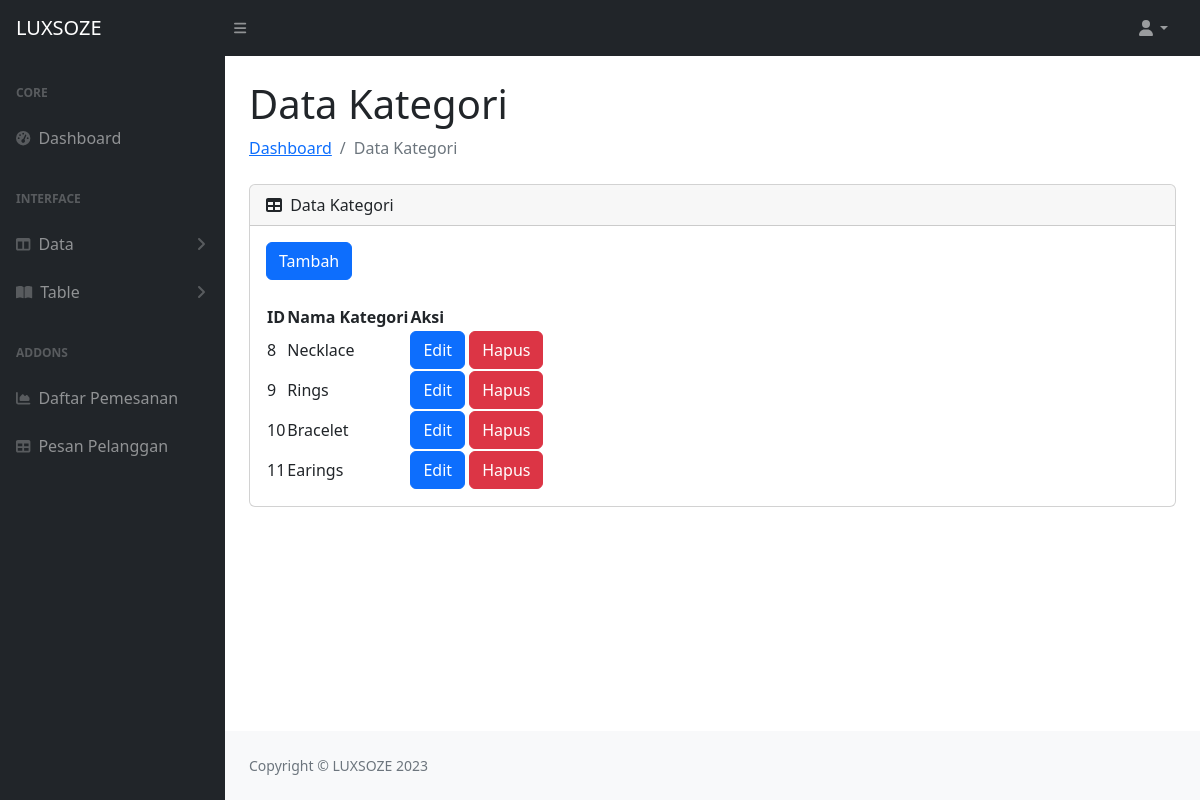
The page /admin/dafta.php on the database its author committed.
### tables this page shows
CREATE TABLE `kategori` (
  `id` int(11) NOT NULL,
  `nama_kategori` varchar(255) DEFAULT NULL
);

### admin/dafta.php (the view, shortened to what this page needs)
<?php
require '../include/config.php';
$query = "SELECT * FROM kategori";
$result = mysqli_query($conn, $query);
?>
<?php include 'include/navbar.php' ?>
<div id="layoutSidenav_content">
    <main>
        <div class="container-fluid px-4">
            <h1 class="mt-4">Data Kategori</h1>
            <ol class="breadcrumb mb-4">
                <li class="breadcrumb-item"><a href="index.html">Dashboard</a></li>
                <li class="breadcrumb-item active">Data Kategori</li>
            </ol>
            <div class="card mb-4">
                <div class="card-header">
                    <i class="fas fa-table me-1"></i>
                    Data Kategori
                </div>
                <div class="card-body">
                    <div class="mb-4">
                        <a href="tambah_kategori.php" class="btn btn-primary">Tambah</a>
                    </div>
                    <?php if (mysqli_num_rows($result) > 0): ?>
                        <table id="datatablesSimple">
                            <thead>
                                <tr>
                                    <th>ID</th>
                                    <th>Nama Kategori</th>
                                    <th>Aksi</th>
                                </tr>
                            </thead>
                            <tbody>
                                <?php while ($row = mysqli_fetch_assoc($result)): ?>
                                    <tr>
                                        <td>
                                            <?php echo $row['id']; ?>
                                        </td>
                                        <td>
                                            <?php echo $row['nama_kategori']; ?>
                                        </td>
                                        <td>
                                            <a href="edit_kategori.php?id=<?php echo $row['id']; ?>"
                                                class="btn btn-primary">Edit</a>
                                            <a href="hapus_kategori.php?id=<?php echo $row['id']; ?>"
                                                class="btn btn-danger">Hapus</a>
                                        </td>
                                    </tr>
                                <?php endwhile; ?>
                            </tbody>
                        </table>
                    <?php else: ?>
                        <p>Tidak ada data kategori.</p>
                    <?php endif; ?>
                </div>
            </div>
        </div>
    </main>
    <?php include 'include/footer.php' ?>

### rows shown on the page
kategori: id "8", nama_kategori "Necklace"
kategori: id "9", nama_kategori "Rings"
kategori: id "10", nama_kategori "Bracelet"
kategori: id "11", nama_kategori "Earings"
